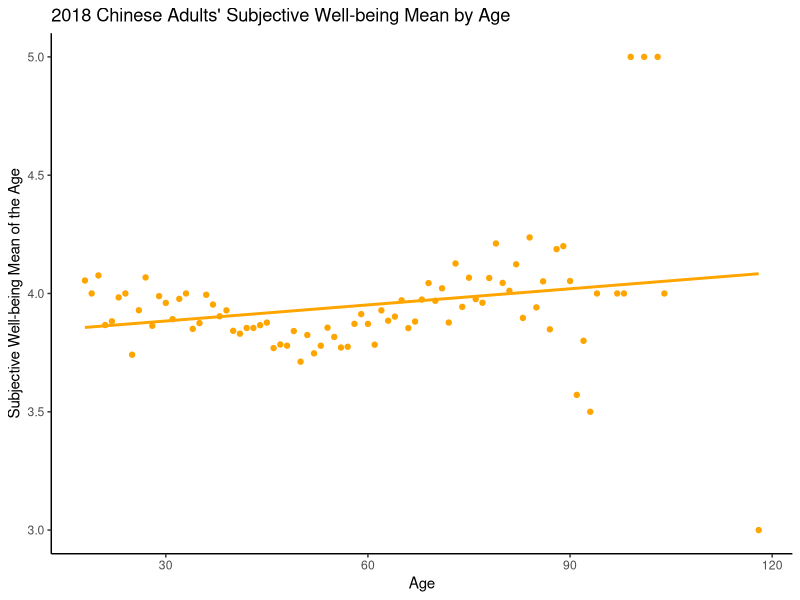
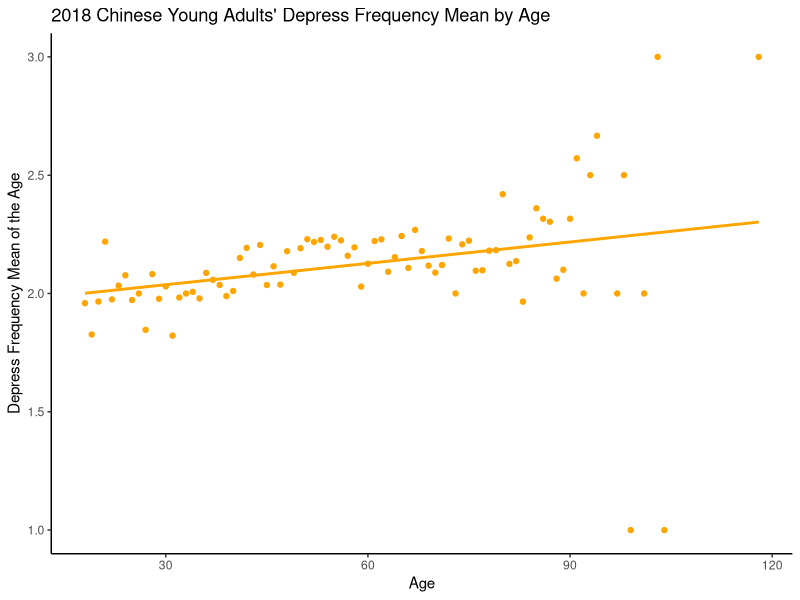
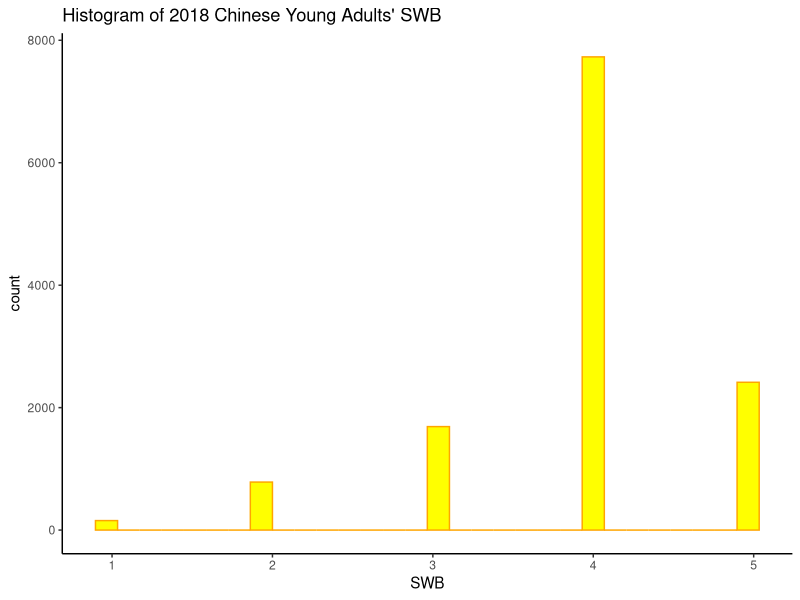
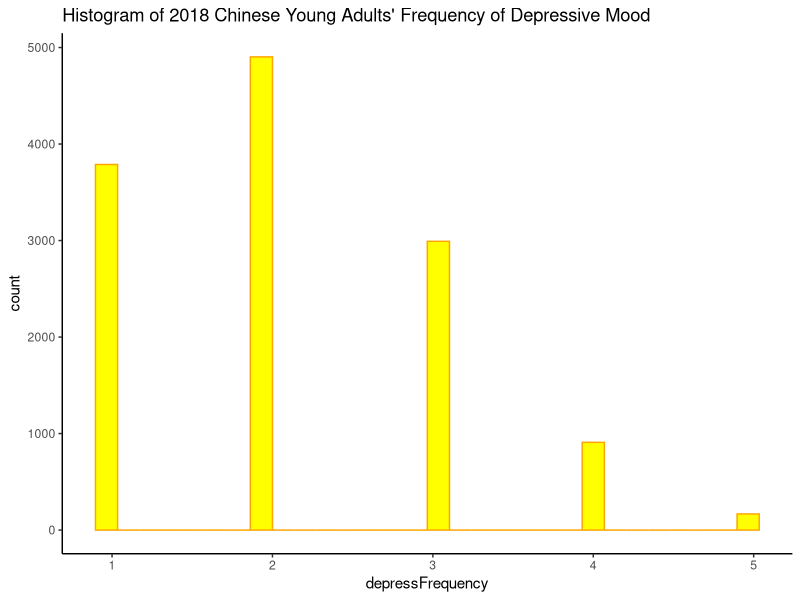

R code for these plots, in order:
## ---- chunk 1
UROP2018Dat <- read.csv("UROP2018Dat.csv")
summary(UROP2018Dat)
## ---- chunk 2
# depressFrequency: categorical variable to numeric variable
UROP2018Dat$depressFrequency[UROP2018Dat$depressFrequency=="总是"] <- 5
UROP2018Dat$depressFrequency[UROP2018Dat$depressFrequency=="经常"] <- 4
UROP2018Dat$depressFrequency[UROP2018Dat$depressFrequency=="有时"] <- 3
UROP2018Dat$depressFrequency[UROP2018Dat$depressFrequency=="很少"] <- 2
UROP2018Dat$depressFrequency[UROP2018Dat$depressFrequency=="从不"] <- 1
UROP2018Dat$depressFrequency[UROP2018Dat$depressFrequency=="拒绝回答"] <- NA

# SWB: categorical variable to numeric variable
UROP2018Dat$SWB[UROP2018Dat$SWB=="非常不幸福"] <- 1
UROP2018Dat$SWB[UROP2018Dat$SWB=="比较不幸福"] <- 2
UROP2018Dat$SWB[UROP2018Dat$SWB=="说不上幸福不幸福"] <- 3
UROP2018Dat$SWB[UROP2018Dat$SWB=="比较幸福"] <- 4
UROP2018Dat$SWB[UROP2018Dat$SWB=="非常幸福"] <- 5
UROP2018Dat$SWB[UROP2018Dat$SWB=="拒绝回答"] <- NA

#gender: categorical variable to dummy/binary variable
UROP2018Dat$gender[UROP2018Dat$gender=="女"] <- 0
UROP2018Dat$gender[UROP2018Dat$gender=="男"] <- 1

#character to numeric 
UROP2018Dat$depressFrequency <- as.numeric(UROP2018Dat$depressFrequency)
UROP2018Dat$SWB <- as.numeric(UROP2018Dat$SWB)
UROP2018Dat$gender <- as.numeric(UROP2018Dat$gender)
summary(UROP2018Dat)
## ---- chunk 3
# depressFrequency Table
table(UROP2018Dat$depressFrequency)
## ---- chunk 4
# SWB Table
table(UROP2018Dat$SWB)
## ---- chunk 5
# summary Age
summary(UROP2018Dat$age)
## ---- chunk 6
# Linear Regression
linearRegression2018_1 <- lm(SWB~age, data=UROP2018Dat)
summary(linearRegression2018_1)
## ---- chunk 7
linearRegression2018_2 <- lm(depressFrequency~age, data=UROP2018Dat)
summary(linearRegression2018_2)
## ---- chunk 8
cor.test(UROP2018Dat$depressFrequency, UROP2018Dat$SWB)
## ---- chunk 9
library(ggplot2)
meanSWBbyAge2018<- aggregate(as.numeric(UROP2018Dat$SWB), list(UROP2018Dat$age), FUN=mean, na.rm=T)

ggplot(meanSWBbyAge2018, aes(Group.1, x)) + geom_point(color="orange") + xlab("Age") +ylab("Subjective Well-being Mean of the Age") +theme_classic() +ggtitle("2018 Chinese Adults' Subjective Well-being Mean by Age") + geom_smooth(method="lm", color="orange", se=FALSE)
## ---- chunk 10
meandepressFrequencybyAge2018<- aggregate(as.numeric(UROP2018Dat$depressFrequency), list(UROP2018Dat$age), FUN=mean, na.rm=T)

ggplot(meandepressFrequencybyAge2018, aes(Group.1, x)) + geom_point(color="orange") + xlab("Age") +ylab("Depress Frequency Mean of the Age") +theme_classic() +ggtitle("2018 Chinese Young Adults' Depress Frequency Mean by Age") + geom_smooth(method="lm", color="orange", se=FALSE)
## ---- chunk 11
ggplot(UROP2018Dat, aes(SWB)) + geom_histogram(color="orange", fill="yellow") + theme_classic() +ggtitle ("Histogram of 2018 Chinese Young Adults' SWB") 
## ---- chunk 12
ggplot(UROP2018Dat, aes(depressFrequency)) + geom_histogram(color="orange", fill="yellow") + theme_classic() +ggtitle ("Histogram of 2018 Chinese Young Adults' Frequency of Depressive Mood") 
